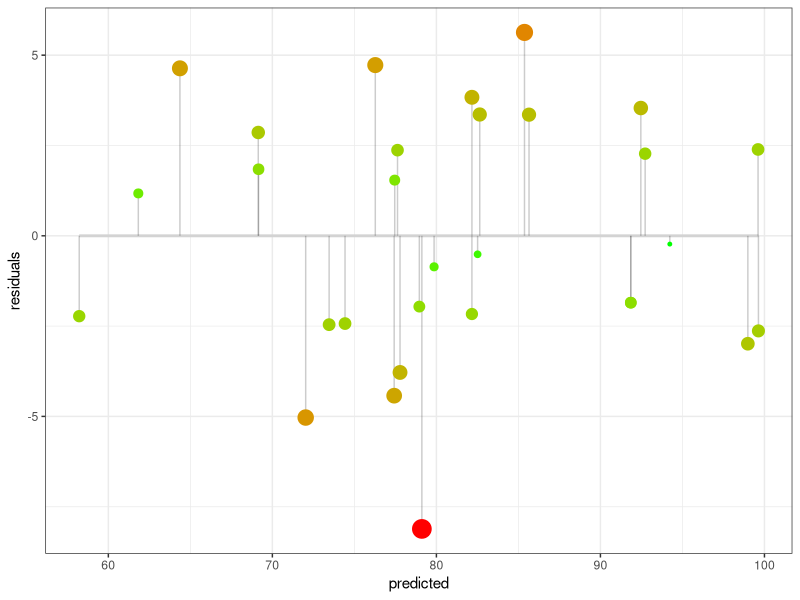
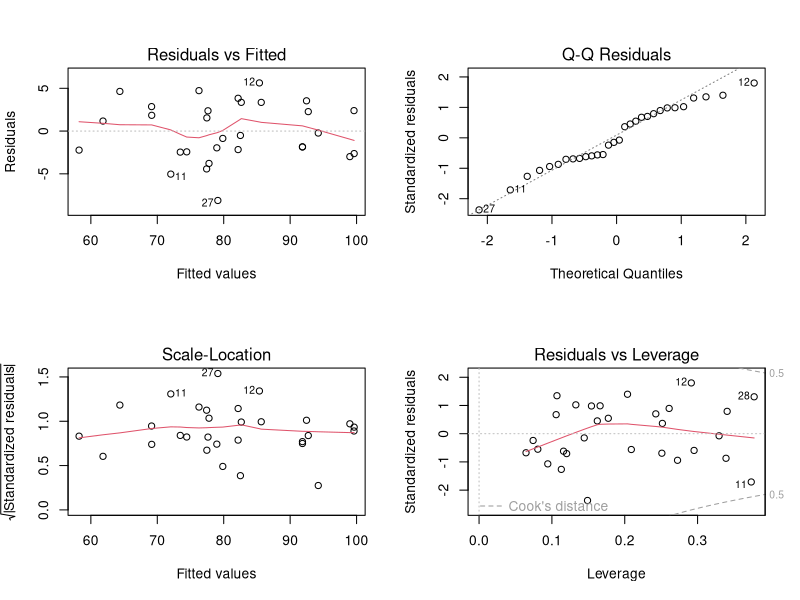

These charts were generated, in order, by the following R code:
## ---- chunk 1
knitr::opts_chunk$set(echo = TRUE)
## ---- chunk 2
library(tidyverse)
library(ggplot2)
library(GGally)
library(MASS)
## ---- chunk 3

bb_stats <- read_csv("data/baseballStats.csv",
                     col_names = c("team",
                                   "league",
                                   "wins",
                                   "era",
                                   "runs_scored",
                                   "hits_allowed",
                                   "walks_allowed",
                                   "saves",
                                   "errors",
                                   "year"),
                     col_types = cols(team = col_factor(levels = NULL),
                                      league = col_factor(levels = NULL),
                                      wins = col_double(),
                                      era = col_double(),
                                      runs_scored = col_double(),
                                      hits_allowed = col_double(),
                                      walks_allowed = col_double(),
                                      saves = col_double(),
                                      errors = col_double(),
                                      year = col_factor(levels = NULL)),
                     skip = 1)
df <- bb_stats %>%
        filter(year == "2011") 
df1 <- df[c(3,2,4:9)]
## ---- chunk 4
full.model <- lm(wins ~ . , data = df1)
step.model <- stepAIC(full.model,
                      direction = "both",
                      trace = "false")
print(step.model)
## ---- chunk 5
print(summary(lm(wins ~ . , data = df1)))
## ---- chunk 6
summary(lm(wins ~ runs_scored, data = df1))$coefficients
## ---- chunk 7
summary(lm(wins ~ era, data = df1))$coefficients
## ---- chunk 8
summary(lm(wins ~ saves, data = df1))$coefficients
## ---- chunk 9
summary(lm(wins ~ runs_scored + era, data = df1))$coefficients
## ---- chunk 10
summary(lm(wins ~ runs_scored + saves, data = df1))$coefficients
## ---- chunk 11
summary(lm(wins ~ era + saves, data = df1))$coefficients
## ---- chunk 12
summary(lm(wins ~ runs_scored + era + saves, data = df1))$coefficients
## ---- chunk 13
model <- summary(lm(wins ~ era + 
                  runs_scored +
                  hits_allowed +
                  walks_allowed + 
                  saves, 
           data = df1))
 print(model)

## ---- chunk 14
d <- df1
fit <- lm(wins ~ era + 
                  runs_scored +
                  hits_allowed +
                  walks_allowed + 
                  saves, 
          data = d) # fit the model
d$predicted <- predict(fit)   # Save the predicted values
d$residuals <- residuals(fit) # Save the residual values
g <- ggplot(d, aes(x = predicted, y = residuals)) +
        geom_smooth(method = "lm", se = FALSE, color = "lightgrey") +     # regression line  
        geom_segment(aes(xend = predicted, yend = 0), alpha = .2) +      # draw line from point to line
        geom_point(aes(color = abs(residuals), size = abs(residuals))) +  # size of the points
        scale_color_continuous(low = "green", high = "red") +             # colour of the points mapped to residual size - green smaller, red larger
        guides(color = FALSE, size = FALSE) +                             # Size legend removed
        # geom_point(aes(y = residuals), shape = 1) +
        theme_bw()
print(g)
## ---- chunk 15
par(mfrow = c(2, 2))  # Split the plotting panel into a 2 x 2 grid
plot(fit)
## ---- chunk 16
df1 <- df[c(3,4:9)]
d <- df1
fit <- lm(wins ~ ., data = d)
d$predicted <- predict(fit)  
d$residuals <- residuals(fit) 
d$team <- df$team
d[d$team == "Tampa Bay", 10:9]
## ---- chunk 17
df12 <- bb_stats %>%
        filter(year == "2012") %>%
        select_("era", "runs_scored", "hits_allowed", "walks_allowed", "saves", "team")

fit <- lm(wins ~ era + 
                  runs_scored +
                  hits_allowed +
                  walks_allowed + 
                  saves, 
          data = d) # fit the model
d$predicted <- predict(fit)   # Save the predicted values
d$residuals <- residuals(fit)

predictions = predict.lm(fit, df12)
df12$predictions <- predictions
